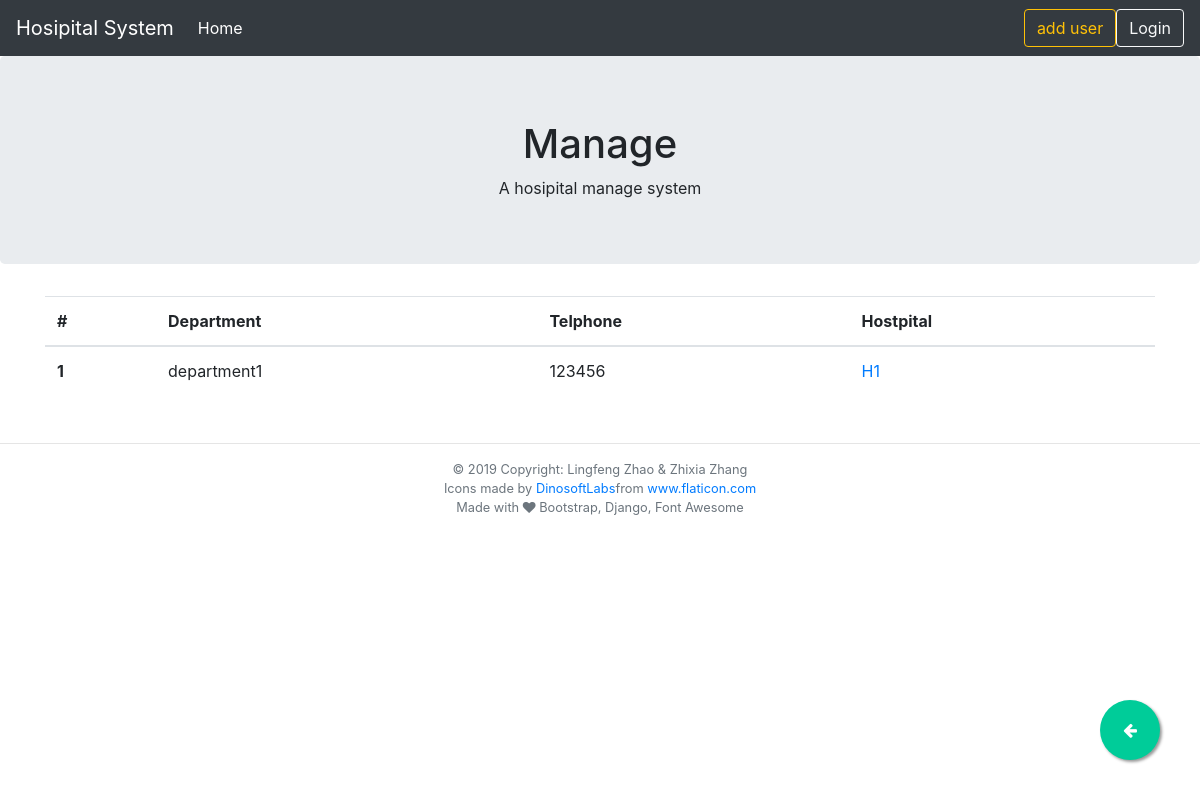
Page /department/ on the earlier database version.
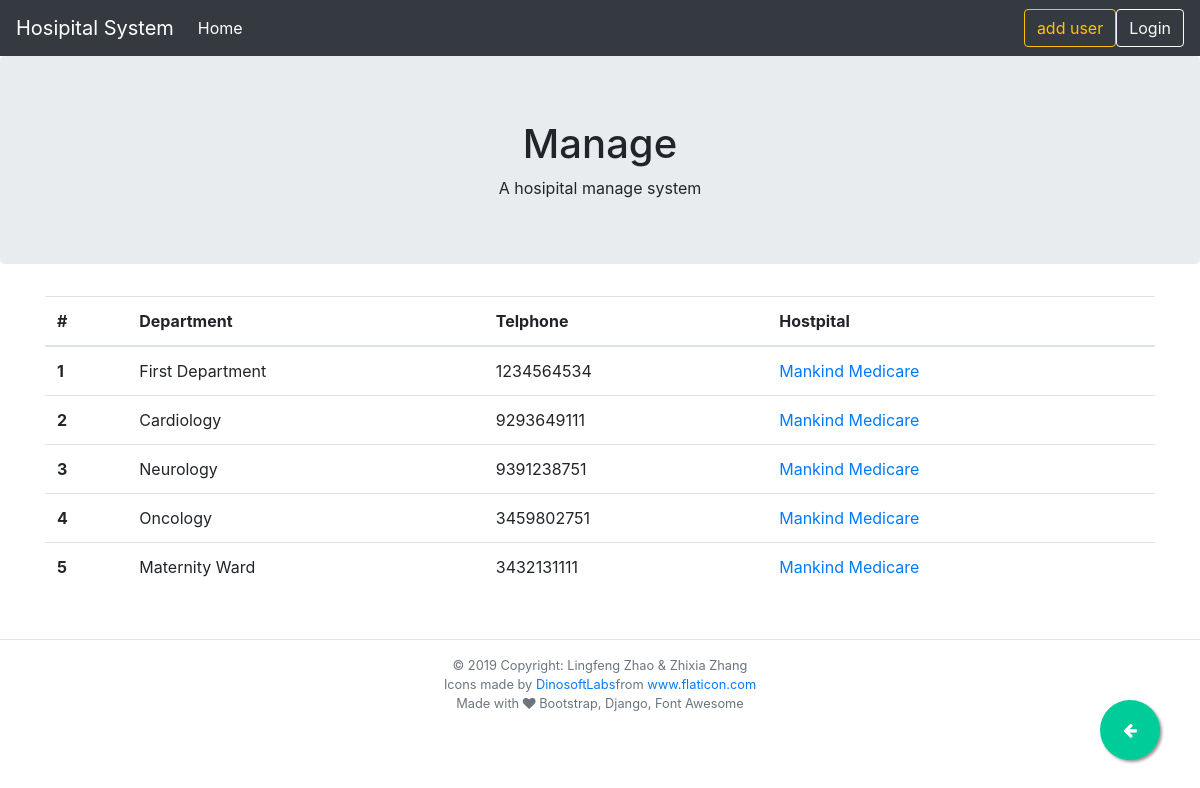
Same page on the later database version.
### hospital/models.py (models this page shows, shortened)
class Department(models.Model):
    did = models.AutoField(primary_key=True)
    dname = models.CharField(max_length=20)
    dtel = models.CharField(max_length=13)
    hid = models.ForeignKey("Hospital", models.CASCADE, db_column="hid")
    class Meta:
        db_table = "department"

class Hospital(models.Model):
    hid = models.AutoField(primary_key=True)
    hname = models.CharField(max_length=30)
    hst_address = models.CharField(max_length=30)
    hst_city = models.CharField(max_length=30)
    hstate = models.CharField(max_length=20)
    hzip = models.IntegerField()
    class Meta:
        db_table = "hospital"

### hospital/views.py (the view)
# urls.py: path("department/", views.DepartmentView.as_view(), name="departments"),
class DepartmentView(generic.ListView):
    model = Department
    template_name = "departments.html"

### hospital/templates/departments.html (shortened to what this page needs)
{% extends './base.html' %}
{% block content %}
{% if department_list %}
<table class="table table-hover">
    <thead>
        <tr>
            {% block details_title %}
            <th scope="col">#</th>
            <th scope="col">Department</th>
            <th scope="col">Telphone</th>
            <th scope="col">Hostpital</th>
            {% endblock  %}
        </tr>
    </thead>
    <tbody>
        {% for department in department_list  %}
        <tr onclick="window.location='{% url 'department-detail' department.did %}';">
            <th scope="row">{{forloop.counter}}</th>
            <td>{{ department.dname }}</td>
            <td>{{ department.dtel }}</td>
            <td> <a href="{% url 'hospital-detail' department.hid.hid %}">{{ department.hid.hname }}</a></td>
        </tr>
        {% endfor  %}
    </tbody>
</table>
{% else %}
<p>No resuorce are available.</p>
{% endif %}
{% endblock content %}

Differences in the rows shown:
changed Department: dname "department1" → "First Department"; dtel "123456" → "1234564534"; hid.hname "H1" → "Mankind Medicare"
added Department: dname "Cardiology", dtel "9293649111", hid.hname "Mankind Medicare"
added Department: dname "Neurology", dtel "9391238751", hid.hname "Mankind Medicare"
added Department: dname "Oncology", dtel "3459802751", hid.hname "Mankind Medicare"
added Department: dname "Maternity Ward", dtel "3432131111", hid.hname "Mankind Medicare"
